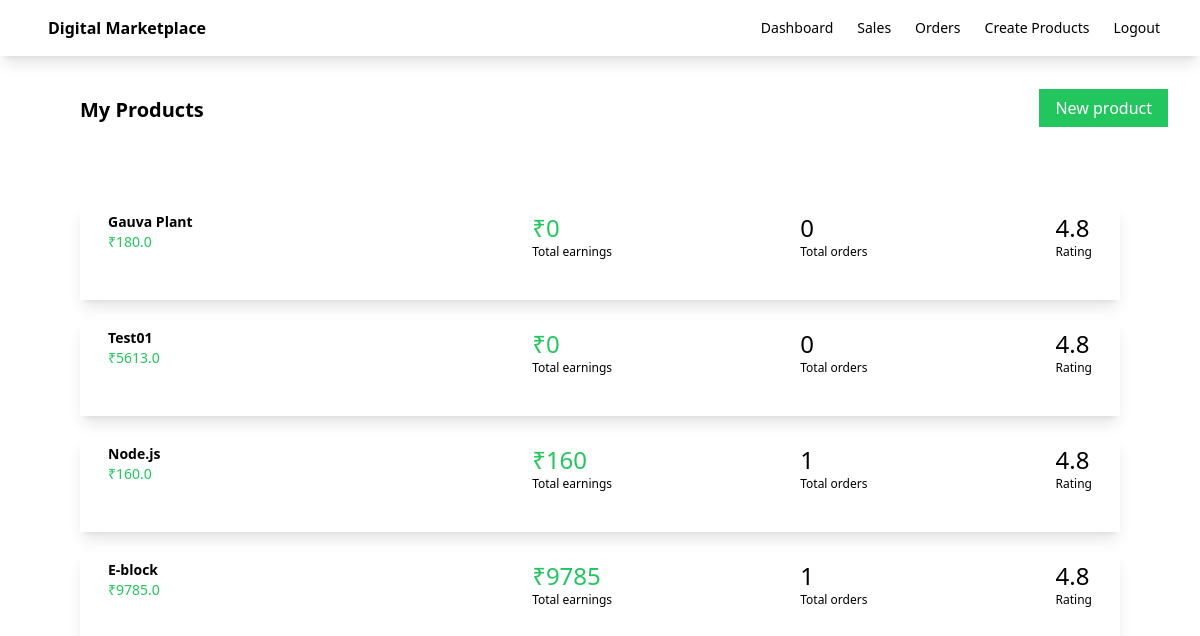
The page /dashboard/ (signed in) on the database its author committed.
### myApp/models.py (models this page shows, shortened)
class Product(models.Model):
    seller = models.ForeignKey(User, on_delete=models.CASCADE)
    name = models.CharField(max_length=100)
    description = models.CharField(max_length=100)
    price = models.FloatField()
    file = models.FileField(upload_to='uploads')
    total_sales_amount = models.IntegerField(default=0)
    total_sales = models.IntegerField(default=0)

### myApp/views.py (the view)
# urls.py: path('dashboard/',dashboard,name='dashboard'),
def dashboard(request):
    products = Product.objects.filter(seller=request.user)
    return render(request,'myApp/dashboard.html',{'products':products})

### myApp/templates/myApp/dashboard.html (shortened to what this page needs)
{% extends "myApp/base.html" %}
{% block body %}
<div class="flex justify-between">
    <div class="ml-20 mt-10 font-bold text-xl">My Products</div>
    <div class="ml-20 mt-10">
        <a class="bg-green-500 text-white px-4 py-2 mr-8" href="{% url 'createproduct' %}">New product</a>
    </div>
</div>
<div class="products-container p-10 m-5">
    {% for product in products %}
    <div class="flex m-5 p-2 shadow-lg justify-between">
        <div class="flex w-1/4">
            <div class="relative group">
                <a href="{% url 'editproduct' product.id %}">
                    <div class="ml-5">
                        <div class="font-bold text-sm">
                            {{ product.name }}
                        </div>
                        <div class="text-sm text-green-500">
                            ₹{{ product.price }}
                        </div>
                    </div>
                </a>
            </div>
        </div>
        <div>
            <div class="text-2xl text-green-500">₹{{product.total_sales_amount}}</div>
            <div class="text-xs">Total earnings</div>
        </div>
        <div>
            <div class="text-2xl">{{product.total_sales}}</div>
            <div class="text-xs">Total orders</div>
        </div>
        <div class="pr-5">
            <div class="text-2xl">4.8</div>
            <div class="text-xs">Rating</div>
        </div>
    </div>
    {% endfor %}
</div>
{% endblock %}

### rows shown on the page
Product: name "Gauva Plant", price "180.0", total_sales_amount "0", total_sales "0"
Product: name "Test01", price "5613.0", total_sales_amount "0", total_sales "0"
Product: name "Node.js", price "160.0", total_sales_amount "160", total_sales "1"
Product: name "E-block", price "9785.0", total_sales_amount "9785", total_sales "1"
